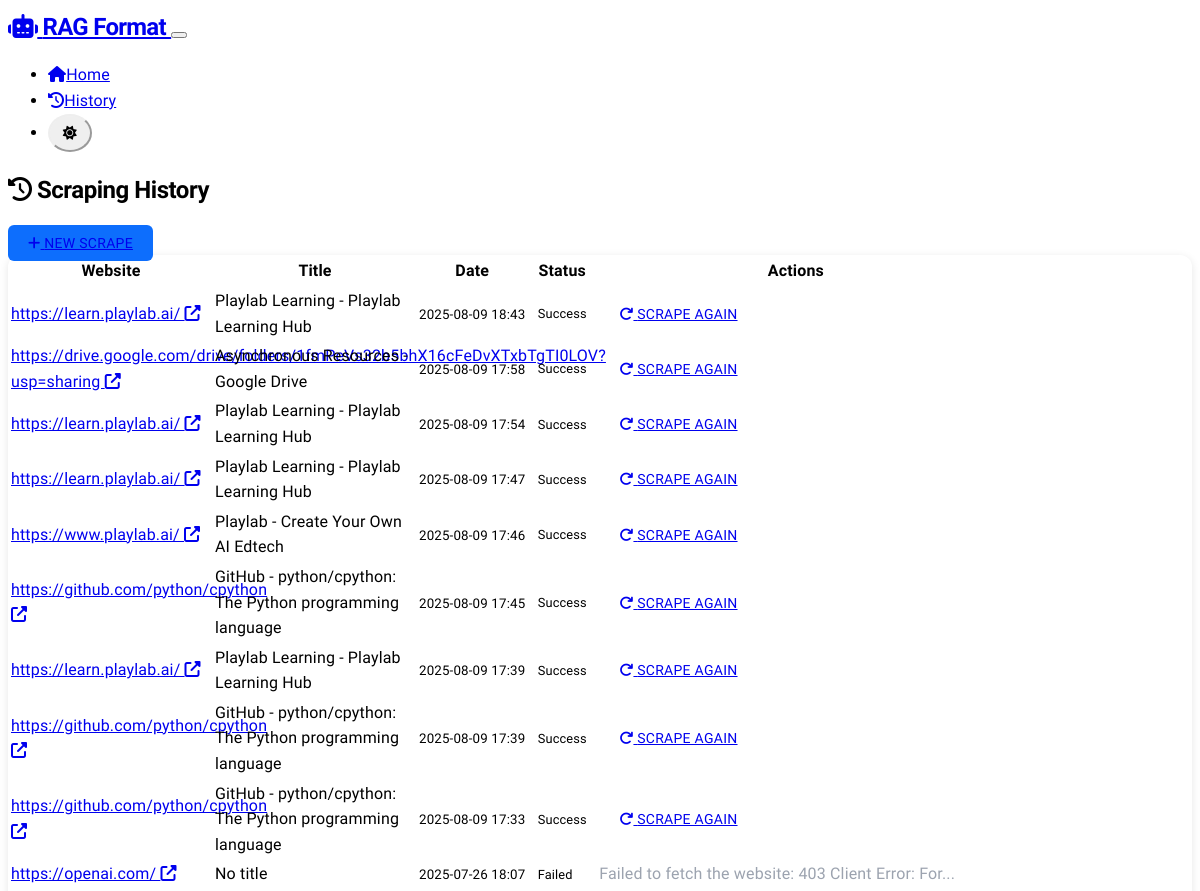
Before: /history (upper part) with the older database file.
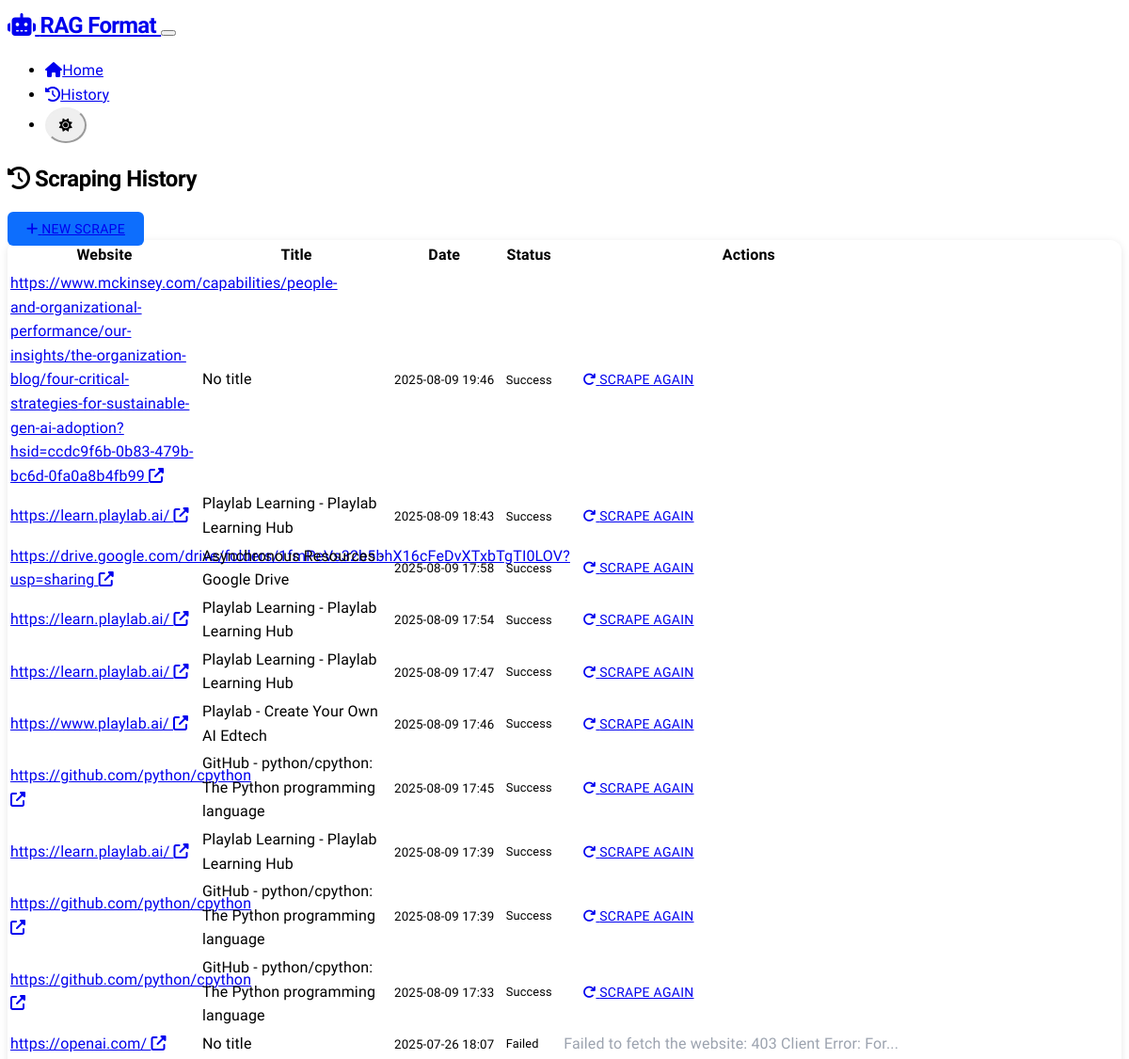
After: the same page with the newer database file.
### models.py (models this page shows, shortened)
class ScrapeHistory(db.Model):
    id = db.Column(db.Integer, primary_key=True)
    url = db.Column(db.String(2048), nullable=False)
    title = db.Column(db.String(500))
    scrape_date = db.Column(db.DateTime, default=datetime.utcnow)
    success = db.Column(db.Boolean, default=True)
    error_message = db.Column(db.Text)

### routes.py (the view)
@app.route('/history')
def history():
    try:
        records = ScrapeHistory.query.order_by(ScrapeHistory.scrape_date.desc()).limit(50).all()
        return render_template('history.html', records=records)
    except Exception as e:
        logger.error(f"Error fetching history: {e}")
        flash("Failed to load history", 'error')
        return redirect(url_for('index'))

### templates/history.html (shortened to what this page needs)
{% extends "base.html" %}
{% block content %}
<div class="row">
    <div class="col-12">
        <div class="d-flex justify-content-between align-items-center mb-4">
            <h2>
                <i class="fas fa-history me-2"></i>
                Scraping History
            </h2>
            <a href="{{ url_for('index') }}" class="btn btn-primary">
                <i class="fas fa-plus me-2"></i>
                New Scrape
            </a>
        </div>
        {% if records %}
            <div class="card">
                <div class="card-body p-0">
                    <div class="table-responsive">
                        <table class="table table-dark table-hover mb-0">
                            <thead>
                                <tr>
                                    <th>Website</th>
                                    <th>Title</th>
                                    <th>Date</th>
                                    <th>Status</th>
                                    <th>Actions</th>
                                </tr>
                            </thead>
                            <tbody>
                                {% for record in records %}
                                <tr>
                                    <td>
                                        <div class="text-truncate" style="max-width: 200px;">
                                            <a href="{{ record.url }}" target="_blank" class="text-decoration-none">
                                                {{ record.url }}
                                                <i class="fas fa-external-link-alt ms-1 small"></i>
                                            </a>
                                        </div>
                                    </td>
                                    <td>
                                        <div class="text-truncate" style="max-width: 200px;">
                                            {{ record.title or 'No title' }}
                                        </div>
                                    </td>
                                    <td>
                                        <small>{{ record.scrape_date.strftime('%Y-%m-%d %H:%M') }}</small>
                                    </td>
                                    <td>
                                        {% if record.success %}
                                            <span class="badge bg-success">Success</span>
                                        {% else %}
                                            <span class="badge bg-danger">Failed</span>
                                        {% endif %}
                                    </td>
                                    <td>
                                        {% if record.success %}
                                            <a href="{{ record.url }}" class="btn btn-outline-primary btn-sm" target="_blank">
                                                <i class="fas fa-redo me-1"></i>
                                                Scrape Again
                                            </a>
                                        {% else %}
                                            <span class="text-muted small">{{ record.error_message[:50] }}...</span>
                                        {% endif %}
                                    </td>
                                </tr>
                                {% endfor %}
                            </tbody>
                        </table>
                    </div>
                </div>
            </div>
        {% endif %}
    </div>
</div>
{% endblock %}

### templates/base.html (shortened to what this page needs)
<!DOCTYPE html>
<html lang="en" data-bs-theme="dark">
<head>
    <link href="https://cdn.replit.com/agent/bootstrap-agent-dark-theme.min.css" rel="stylesheet">
    <link href="https://cdnjs.cloudflare.com/ajax/libs/font-awesome/6.4.0/css/all.min.css" rel="stylesheet">
    <link href="{{ url_for('static', filename='css/style.css') }}" rel="stylesheet">
</head>
<body>
    <nav class="navbar navbar-expand-lg navbar-dark bg-dark">
        <div class="container">
            <a class="navbar-brand" href="{{ url_for('index') }}">
                <i class="fas fa-robot me-2"></i>
                RAG Format
            </a>
            <button class="navbar-toggler" type="button" data-bs-toggle="collapse" data-bs-target="#navbarNav">
            </button>
            <div class="collapse navbar-collapse" id="navbarNav">
                <ul class="navbar-nav ms-auto">
                    <li class="nav-item">
                        <a class="nav-link" href="{{ url_for('index') }}">
                            <i class="fas fa-home me-1"></i>Home
                        </a>
                    </li>
                    <li class="nav-item">
                        <a class="nav-link" href="{{ url_for('history') }}">
                            <i class="fas fa-history me-1"></i>History
                        </a>
                    </li>
                    <li class="nav-item">
                        <button class="btn btn-outline-secondary btn-sm ms-2" id="themeToggle">
                            <i class="fas fa-sun" id="themeIcon"></i>
                        </button>
                    </li>
                </ul>
            </div>
        </div>
    </nav>
    <main class="container my-4">
        {% block content %}{% endblock %}
    </main>
</body>
</html>

### static/css/style.css (style rules this page uses)
:root { --primary-color: #0d6efd; --secondary-color: #6c757d; --success-color: #198754; --danger-color: #dc3545; --warning-color: #ffc107; --info-color: #0dcaf0; --light-color: #f8f9fa; --dark-color: #212529; }
#themeToggle { border-radius: 50%; width: 38px; height: 38px; display: flex; align-items: center; justify-content: center; transition: all 0.3s ease; }
body { background-color: var(--bs-gray-900); color: var(--bs-gray-100); font-family: 'Segoe UI', Tahoma, Geneva, Verdana, sans-serif; line-height: 1.6; }
.navbar-brand { font-weight: 600; font-size: 1.5rem; }
.card { border: none; box-shadow: 0 0.125rem 0.25rem rgba(0, 0, 0, 0.3); transition: all 0.3s ease; background-color: var(--bs-gray-800); }
.btn { border-radius: 0.375rem; font-weight: 500; transition: all 0.2s ease; }
.btn-primary { background-color: var(--primary-color); border-color: var(--primary-color); }
.btn-outline-secondary { color: var(--bs-gray-400); border-color: var(--bs-gray-600); }
* { transition: color 0.2s ease, background-color 0.2s ease, border-color 0.2s ease; }
.badge { font-size: 0.8em; padding: 0.35em 0.65em; }
.table-dark { --bs-table-bg: var(--bs-gray-800); --bs-table-striped-bg: var(--bs-gray-700); }

### templates/base.html (style rules this page uses)
:root { --bs-font-sans-serif: 'Livvic', system-ui, -apple-system, "Segoe UI", Roboto, "Helvetica Neue", Arial, sans-serif; }
body { font-family: 'Livvic', sans-serif; font-weight: 400; letter-spacing: 0.01em; }
h1, h2, h3, h4, h5, h6 { font-weight: 600; letter-spacing: -0.02em; }
.navbar-brand { font-weight: 700; font-size: 1.5rem; letter-spacing: -0.03em; }
.btn { font-weight: 500; letter-spacing: 0.02em; text-transform: uppercase; font-size: 0.875rem; padding: 0.625rem 1.25rem; transition: all 0.3s ease; }
.card { border-radius: 12px; box-shadow: 0 2px 8px rgba(0,0,0,0.1); transition: transform 0.3s ease, box-shadow 0.3s ease; }
.text-muted { color: #9ca3af !important; }
* { transition: color 0.2s ease, background-color 0.2s ease, border-color 0.2s ease; }

Changed rows visible on the page:
added ScrapeHistory: url "https://www.mckinsey.com/capabilities/people-and-organizational-performance/our-insights/the-organization-blog/four-critical-strategies-for-sustainable-gen-ai-adoption?hsid=ccdc9f6b-0b83-479b-bc6d-0fa0a8b4fb99", title "No title", scrape_date "2025-08-09 19:46", success "Success"
